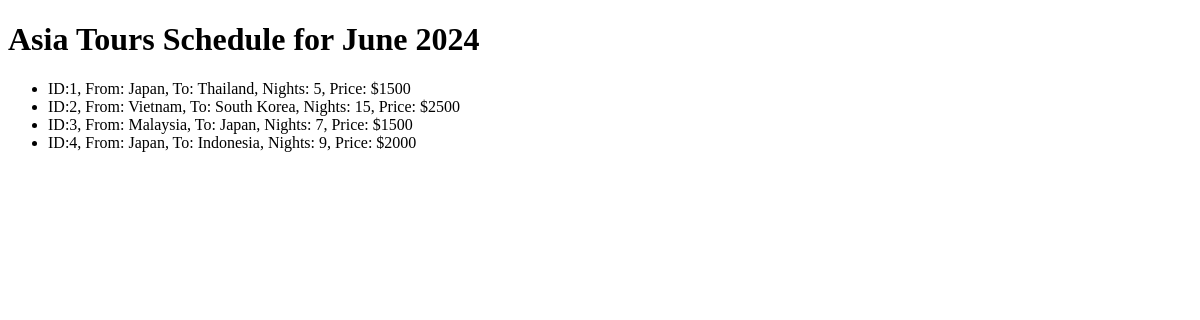
The app's page /, older data.
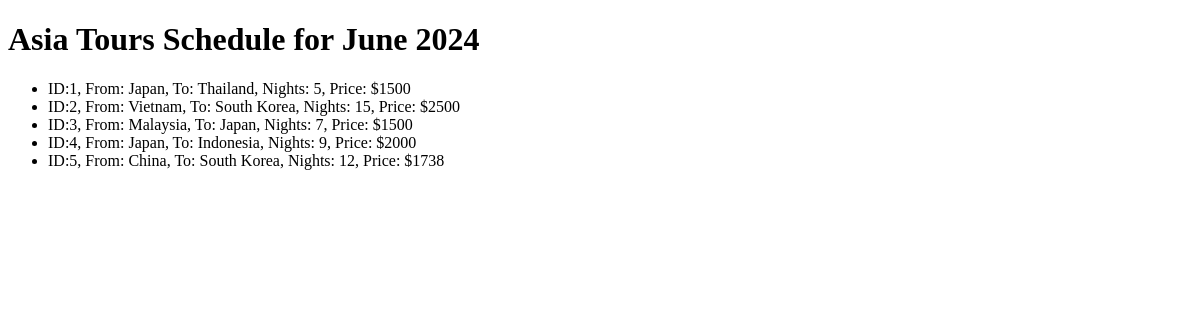
The same page, newer data.
### asiatoursagency/models.py (models this page shows)
class Tours(models.Model):
   origin_country = models.CharField(max_length=64)
   destination_country = models.CharField(max_length=64)
   number_of_nights = models.IntegerField()
   price = models.IntegerField()
   def __str__(self):
      return f"ID:{self.id}, From: {self.origin_country}, To: {self.destination_country}, Nights: {self.number_of_nights}, Price: ${self.price}"

### asiatoursagency/views.py (the view)
# urls.py: path('', views.index),
def index(request):
    tours = Tours.objects.all()
    context = {
        "tours": tours
    }
    return render(request, "tours/index.html", context)

### asiatoursagency/templates/tours/index.html (shortened to what this page needs)
<!DOCTYPE html>
<html lang="en">
<head>
</head>
<body>
    <h1>Asia Tours Schedule for June 2024</h1>
    <ul>
        {% for tour in tours %}
        <li>{{ tour }}</li>
        {% endfor %}
    </ul>
</body>
</html>

Row changes from the older to the newer data that the page shows:
added Tours: id+origin_country+destination_country "ID:5, From: China, To: South Korea, Nights: 12, Price: $1738"
